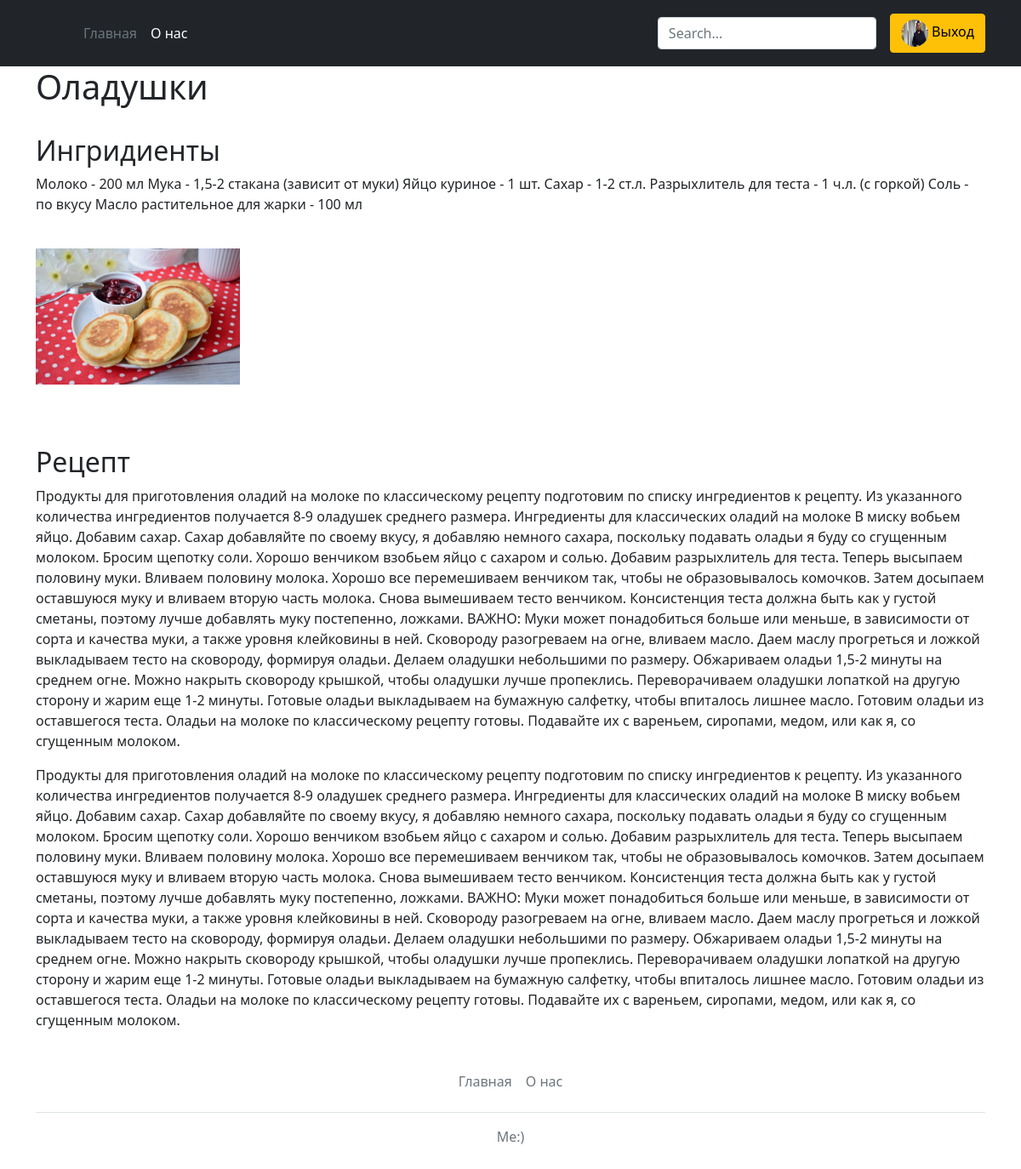
The page /recipe/1 (signed in) on the database its author committed.
### data/users.py (models this page shows, shortened)
class User(SqlAlchemyBase, UserMixin, SerializerMixin):
    __tablename__ = 'users'
    id = sqlalchemy.Column(sqlalchemy.Integer,
                           primary_key=True, autoincrement=True)
    name = sqlalchemy.Column(sqlalchemy.String, nullable=True, unique=True)
    about = sqlalchemy.Column(sqlalchemy.String, nullable=True)
    email = sqlalchemy.Column(sqlalchemy.String,
                              index=True, unique=True, nullable=True)
    hashed_password = sqlalchemy.Column(sqlalchemy.String, nullable=True)
    created_date = sqlalchemy.Column(sqlalchemy.DateTime,
                                     default=datetime.datetime.now)
    logo = sqlalchemy.Column(sqlalchemy.String)
    recipes = orm.relation("News", back_populates='user')

### data/news.py (models this page shows)
class News(SqlAlchemyBase, SerializerMixin):
    __tablename__ = 'news'
    id = sqlalchemy.Column(sqlalchemy.Integer,
                           primary_key=True, autoincrement=True)
    title = sqlalchemy.Column(sqlalchemy.String, nullable=True)
    content = sqlalchemy.Column(sqlalchemy.String, nullable=True)
    show_cont = sqlalchemy.Column(sqlalchemy.String, nullable=True)
    created_date = sqlalchemy.Column(sqlalchemy.DateTime,
                                     default=datetime.datetime.now)
    is_private = sqlalchemy.Column(sqlalchemy.Boolean, default=True)
    log = sqlalchemy.Column(sqlalchemy.String, nullable=True)
    imgs = sqlalchemy.Column(sqlalchemy.String, nullable=True)
    ingr = sqlalchemy.Column(sqlalchemy.String, nullable=True)
    user_id = sqlalchemy.Column(sqlalchemy.Integer,
                                sqlalchemy.ForeignKey("users.id"))
    user = orm.relation('User')
    categories = orm.relation("Category",
                              secondary="association",
                              backref="news")

### main.py (the view)
@app.route('/recipe/<int:id>', methods=['GET', 'POST'])
@login_required
def show_rec(id):
    db_sess = db_session.create_session()
    news = db_sess.query(News).filter(News.id == id).first()
    a = bool(news.imgs)
    return render_template('recipe.html',
                           title='#',
                           content=news.content, tite=news.title, imgs=news.imgs.split(), ch=a,
                           ings=news.ingr, rec=news.content)

### data/db_session.py (called while the page is built)
def create_session() -> Session:
    global __factory
    return __factory()

### main.py (called while the page is built)
@login_manager.user_loader
def load_user(user_id):
    db_sess = db_session.create_session()
    return db_sess.query(User).get(user_id)

### templates/recipe.html (shortened to what this page needs)
{% extends "base.html" %}
{% block content %}
<h1>{{tite}}</h1><br>
<h2>Ингридиенты</h2>
<p>
{{ings}}
</p><br>
{% if ch %}
<div class="scrolling">
    {% for item in imgs%}
    <img src='/{{item}}' alt=""/>
    {%endfor%}
</div>
<br>
{% endif %}
<h2>Рецепт</h2>
<p>{{rec}}</p>
{{ content }}
{% endblock %}

### templates/base.html (shortened to what this page needs)
<!doctype html>
<html lang="en">
<head>
    <link href="{{ url_for('static', filename='css/bootstrap.min.css') }}" rel="stylesheet">
</head>
<body>
<header class="p-3 bg-dark text-white">
    <div class="container">
        <div class="d-flex flex-wrap align-items-center justify-content-center justify-content-lg-start">
            <a href="/" class="d-flex align-items-center mb-2 mb-lg-0 text-white text-decoration-none">
                <svg class="bi me-2" width="40" height="32" role="img" aria-label="Bootstrap">
                    <use xlink:href="#bootstrap"/>
                </svg>
            </a>
            <ul class="nav col-12 col-lg-auto me-lg-auto mb-2 justify-content-center mb-md-0">
                <li><a href="/" class="nav-link px-2 text-secondary">Главная</a></li>
                <li><a href="/about" class="nav-link px-2 text-white">О нас</a></li>
            </ul>
            <form class="col-12 col-lg-auto mb-3 mb-lg-0 me-lg-3">
                <form action="../search/">
                    <div class="input-group form-outline">
                            <input type="text" id="form1" name="search" placeholder="Search..." class="form-control"/>
                    </div>
                </form>
            </form>
            <div class="text-end">
                {% if current_user.is_authenticated %}
                <a class="btn btn-warning" href="/logout">
                    <img src="/{{ current_user.logo }}" alt="{{ current_user.name }}" width="32" height="32"
                         class="rounded-circle">
                    Выход</a>
                {% else %}
                <a class="btn btn-warning" href="/register">Зарегистрироваться</a>
                <a class="btn btn-outline-light me-2" href="/login">Войти</a>
                {% endif %}
            </div>
        </div>
    </div>
</header>
<main role="main" class="container">
    {% block content %}{% endblock %}
</main>
<div class="container">
    <footer class="py-3 my-4">
        <ul class="nav justify-content-center border-bottom pb-3 mb-3">
            <li class="nav-item"><a href="/" class="nav-link px-2 text-muted">Главная</a></li>
            <li class="nav-item"><a href="/about" class="nav-link px-2 text-muted">О нас</a></li>
        </ul>
        <p class="text-center text-muted">Me:)</p>
    </footer>
</div>
</body>
</html>

### templates/recipe.html (style rules this page uses)
.scrolling { margin: 0 left; width: 60em; height: 13em; overflow-x: scroll; overflow-y: hidden; white-space: nowrap; word-wrap: normal; }
.scrolling img { width: 15em; height: 10em; }

### rows shown on the page
User: logo (picture)
News: title "Оладушки", ingr "Молоко - 200 мл Мука - 1,5-2 стакана (зависит от муки) Яйцо куриное - 1 шт. Сахар - 1-2 ст.л. Разрыхлитель для теста - 1 ч.л. (с горкой) Соль - по вкусу Масло растительное для жарки - 100 мл", imgs (picture), content "Продукты для приготовления оладий на молоке по классическому рецепту подготовим по списку ингредиентов к рецепту. Из указанного количества ингредиентов получается 8-9 оладушек среднего размера. Ингредиенты для классических оладий на молоке В миску вобьем яйцо. Добавим сахар. Сахар добавляйте по своему вкусу, я добавляю немного сахара, поскольку подавать оладьи я буду со сгущенным молоком. Бросим щепотку соли. Хорошо венчиком взобьем яйцо с сахаром и солью. Добавим разрыхлитель для теста. Теперь высыпаем половину муки. Вливаем половину молока. Хорошо все перемешиваем венчиком так, чтобы не образовывалось комочков. Затем досыпаем оставшуюся муку и вливаем вторую часть молока. Снова вымешиваем…"
